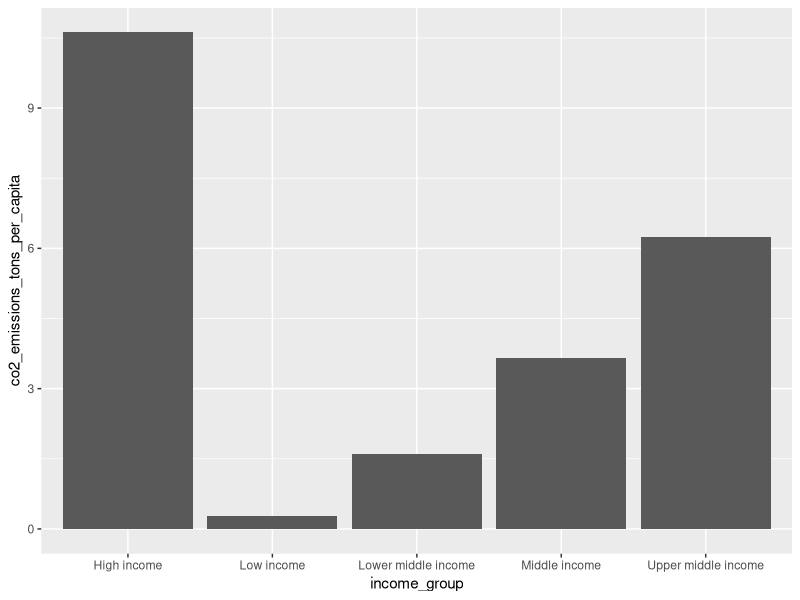
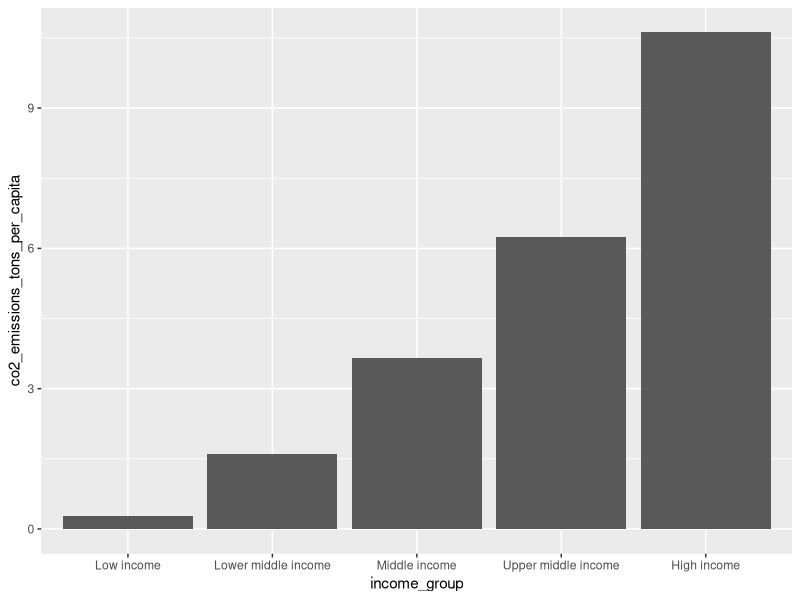
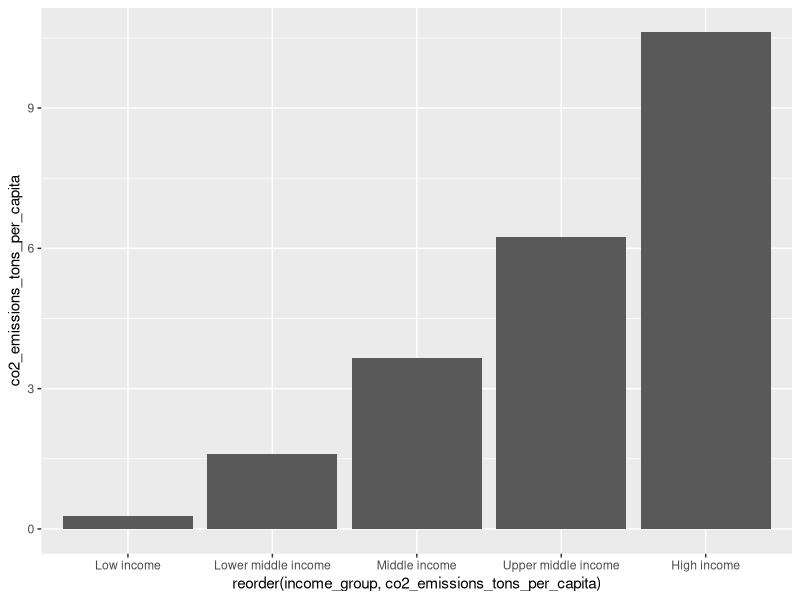
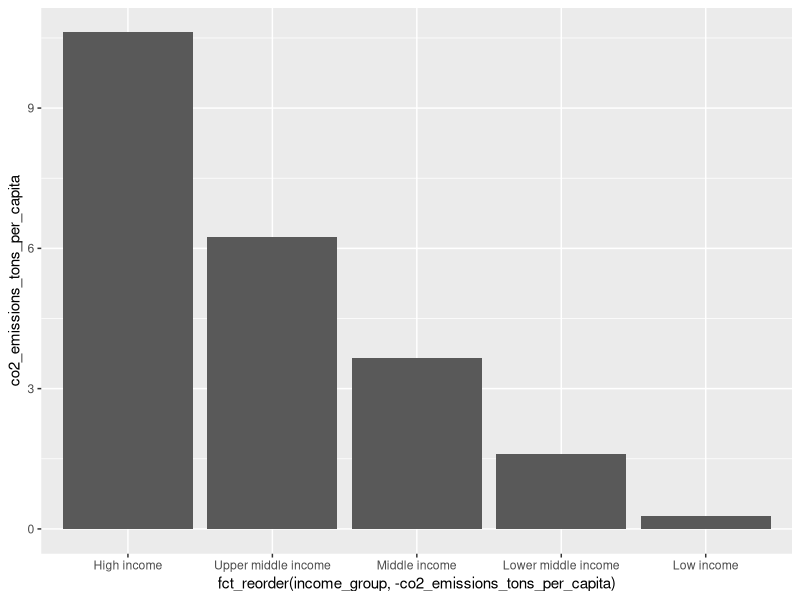

Recreate these plots in R, in order.
library(tidyverse)

world_bank_income <- read_csv("data/world_bank_income.csv")

world_bank_income %>% 
  filter(year == 2014) %>% 
  ggplot(aes(x = income_group,
             y = co2_emissions_tons_per_capita)) +
  geom_col()


# Reorder with factors ----------------------------------------------------
income_groups_co2 <- world_bank_income %>% 
  filter(year == 2014) %>% 
  select(income_group, co2_emissions_tons_per_capita) %>% 
  mutate(
    income_group = as_factor(income_group) %>% 
      fct_relevel("Low income", "Lower middle income", 
                  "Middle income", "Upper middle income", "High income")
  )

income_groups_co2 %>% 
  ggplot(aes(x = income_group,
             y = co2_emissions_tons_per_capita)) +
  geom_col()

# Reorder with the reorder function ---------------------------------------
world_bank_income %>% 
  filter(year == 2014) %>% 
  ggplot(aes(x = reorder(income_group, co2_emissions_tons_per_capita),
             y = co2_emissions_tons_per_capita)) +
  geom_col()

# Reorder with the fct_reorder function -----------------------------------
world_bank_income %>% 
  filter(year == 2014) %>% 
  ggplot(aes(x = fct_reorder(income_group, -co2_emissions_tons_per_capita),
             y = co2_emissions_tons_per_capita)) +
  geom_col()
